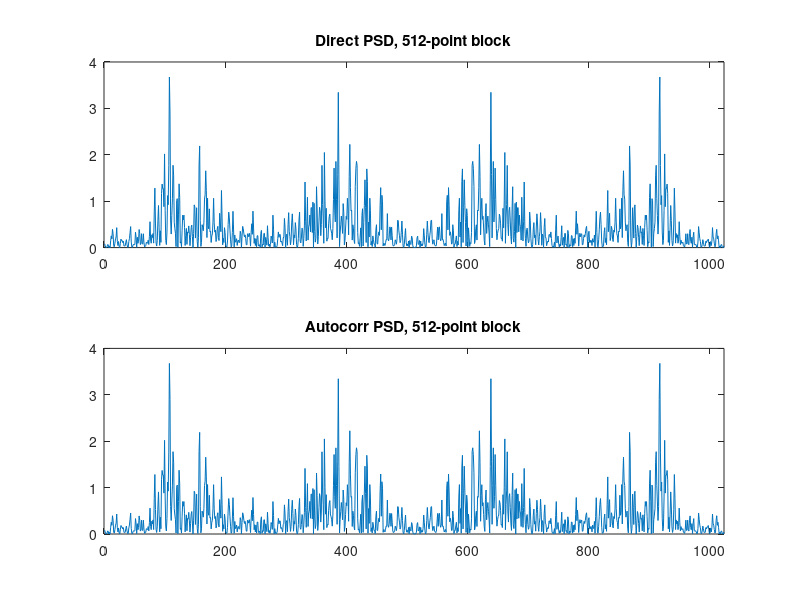
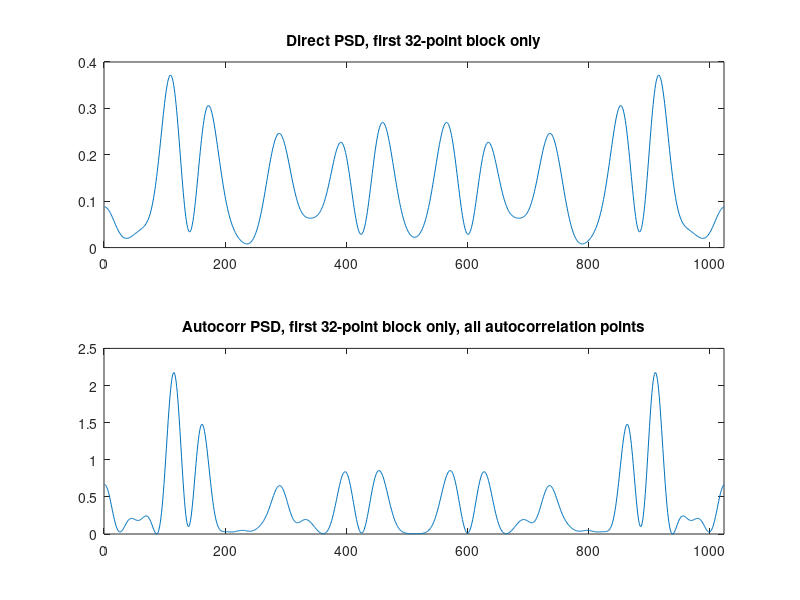
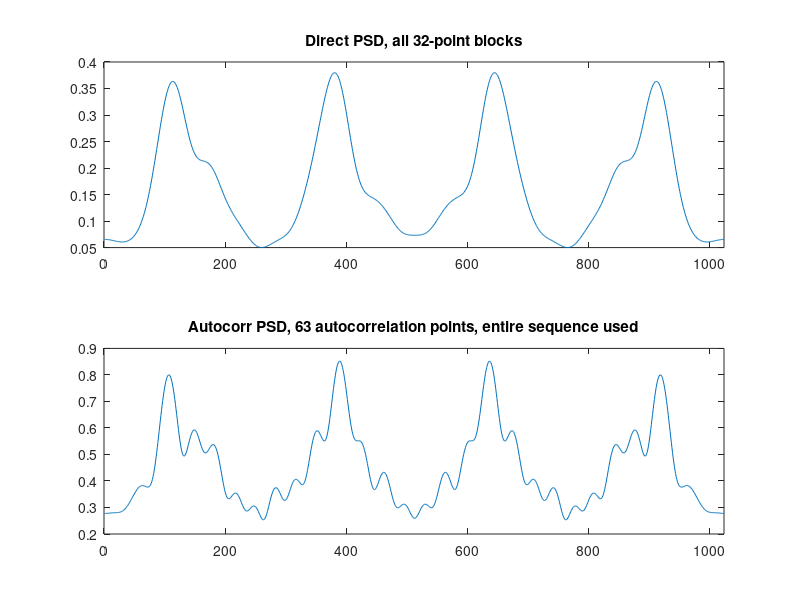
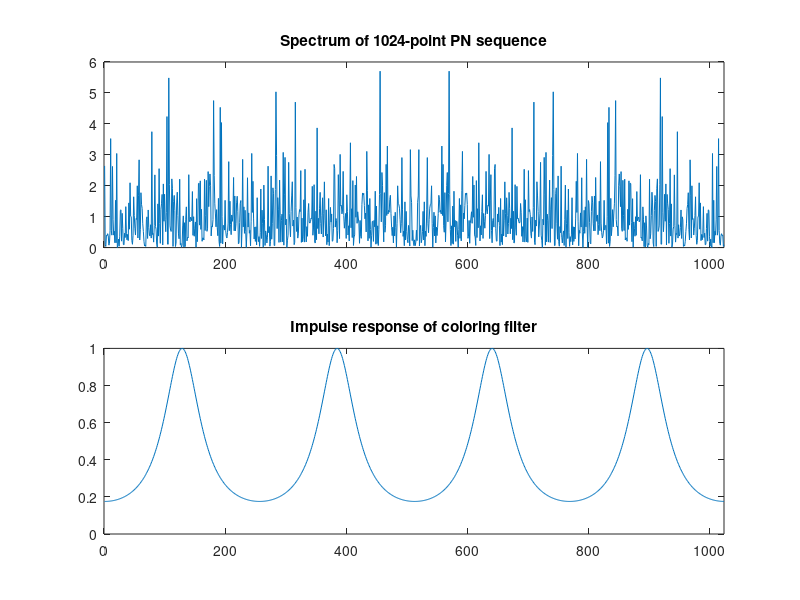

MATLAB code for these plots, in order:
clear all;
close all;

bits=1; % PN generator seed

Nt=1024; % Number of total data points 
Np=32; % Number of data points in each block of direct PSD estimate
     % 2Np-1 samples of total-data autocorrelation used in autocorr PSD estimate
     % Np must be element {2, 4, 8, ..., Nt/2}
Nb=round(Nt/Np); % Number of blocks
Na=2*Np-1; % Number of autocorrelation points kept
fftsize=Nt;

% Windows

zeropts=round(Nt-Np);
apsdwin=[zeros(1,zeropts) ones(1,Na) zeros(1,zeropts)];
dpsdwin=hamming(Np)';%rectwin(Np)';
fulldpsdwin=rectwin(round(0.5*Nt))';

% PN sequence generator

bitsarr=cell(1,Np*Nb); % PN generator bits in binary string form
B=16; % Number of bits in shift register
seq=zeros(1,Np*Nb);

% Generate "random" bits and sequence

for q=1:Nt
   nextbit=xor(bitand(bits,2^15),bitand(bits,2^1));
   nextbit=xor(bitand(bits,2^0),nextbit);
   bits=bitxor(bitshift(bits,1,B),nextbit);
   if nextbit==0
      seq(q)=1;
   else
      seq(q)=-1;
   end
   bitsarr{q}=dec2bin(bits,B);
end

disp('Some consecutive values of the shift register:');
disp(sprintf('%s\n',bitsarr{40:50}));

% Calculate psd of total PN sequence

pnpsd=fft(seq,fftsize); pnpsd=pnpsd.*conj(pnpsd);

% Calculate coloring filter and filter PN sequence

b=[32767 0 0 0 13421]/32767;
a=19345/32767;
h=freqz(a,b,fftsize,'whole');
seq=filter(a,b,seq);

% Estimates from Nt/2-point block of data

blk=seq(1:round(0.5*fftsize));

fulldpsd=fft(blk.*fulldpsdwin,fftsize);
fulldpsd=fulldpsd.*conj(fulldpsd);

fullapsd=abs(fft(xcorr(blk,blk,'biased'),fftsize));

% First-block-only estimates

blk=seq((Nt-Np+1):(Nt));

dpsd1=fft(blk.*dpsdwin,fftsize);
dpsd1=dpsd1.*conj(dpsd1);

apsd1=abs(fft(xcorr(blk,blk,'biased'),fftsize));

dpsdsum=zeros(1,fftsize);

% Estimates from total data (all blocks)

for q=1:Nb
   blk=seq([((q-1)*Np+1):q*Np]);
   dpsdsum=dpsdsum+abs(fft(blk.*dpsdwin,fftsize)).^2;
end
dpsd=dpsdsum/Nb;

apsd=abs(fft(xcorr(seq,seq,'biased').*apsdwin,fftsize));

% Plots

str=num2str(round(0.5*fftsize));
subplot(211); plot(fulldpsd*2/fftsize);
title(['Direct PSD, ' str '-point block']);
set(gca,'XLim',[0 Nt]);
subplot(212); plot(fullapsd);
title(['Autocorr PSD, ' str '-point block'])
set(gca,'XLim',[0 Nt]);

figure; str=num2str(Np);
subplot(211); plot(dpsd1/Np);
title(['Direct PSD, first ' str '-point block only']);
set(gca,'XLim',[0 Nt]);
subplot(212); plot(apsd1);
title(['Autocorr PSD, first ' str ...
       '-point block only, all autocorrelation points']);
set(gca,'XLim',[0 Nt]);

figure;
subplot(211); plot(dpsd/Np);
title(['Direct PSD, all ' str '-point blocks']);
set(gca,'XLim',[0 Nt]);
subplot(212); plot(apsd);
title(['Autocorr PSD, ' num2str(Na) ...
       ' autocorrelation points, entire sequence used']);
set(gca,'XLim',[0 Nt]);

figure; str=num2str(fftsize);
subplot(211); plot(pnpsd/fftsize);
title(['Spectrum of ' str '-point PN sequence']);
set(gca,'XLim',[0 Nt]);
subplot(212); plot(abs(h).^2);
title(['Impulse response of coloring filter']);
set(gca,'XLim',[0 Nt]);
